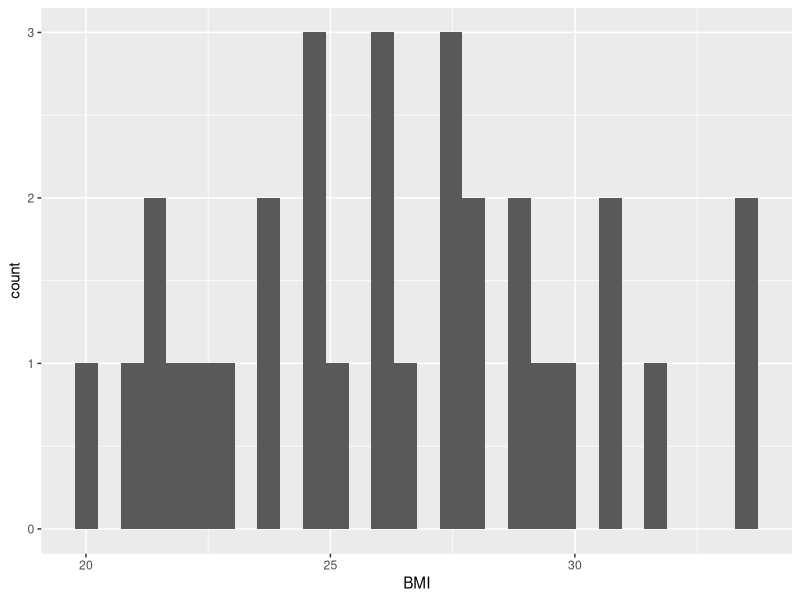
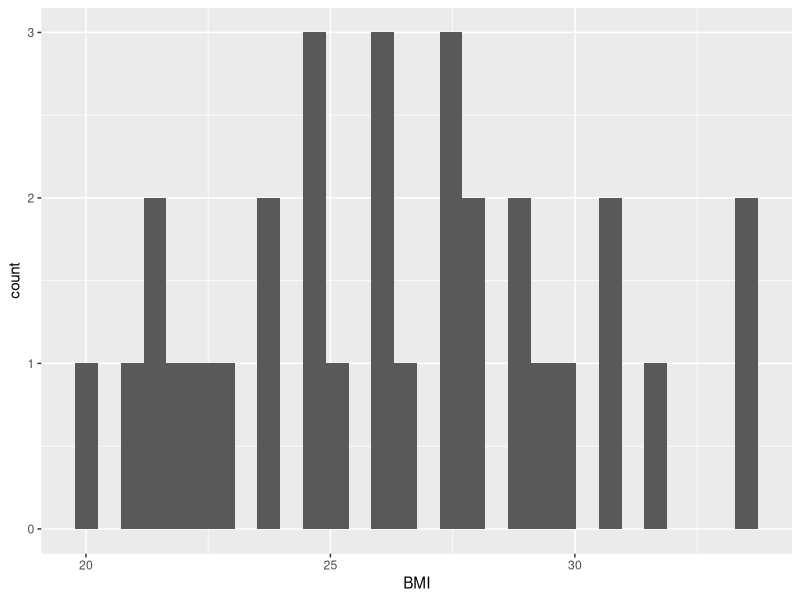
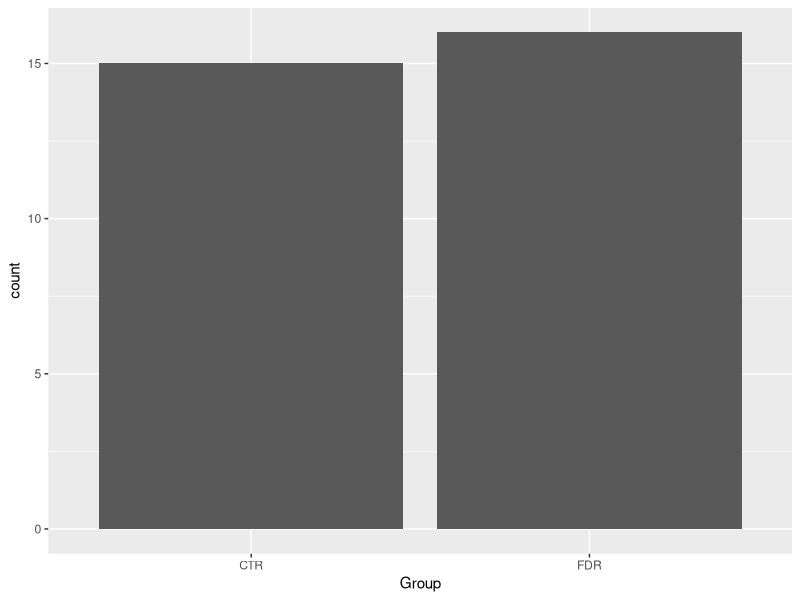
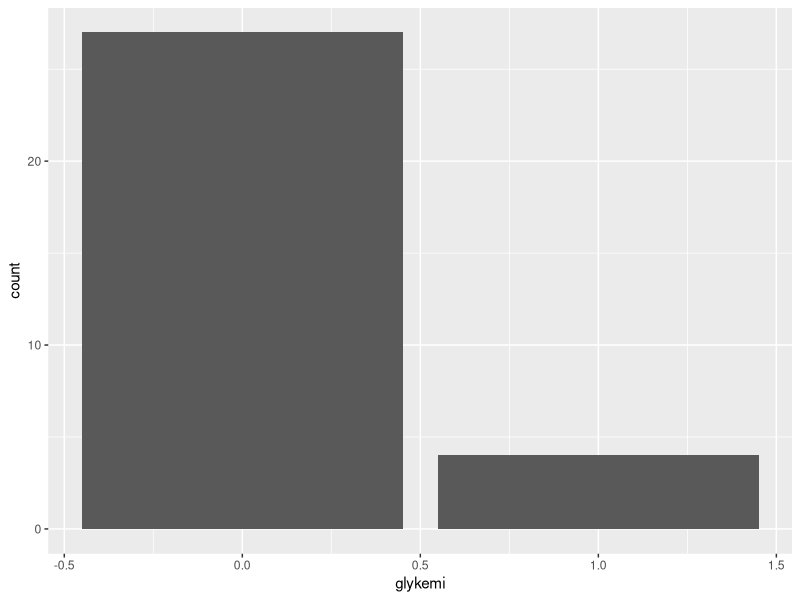
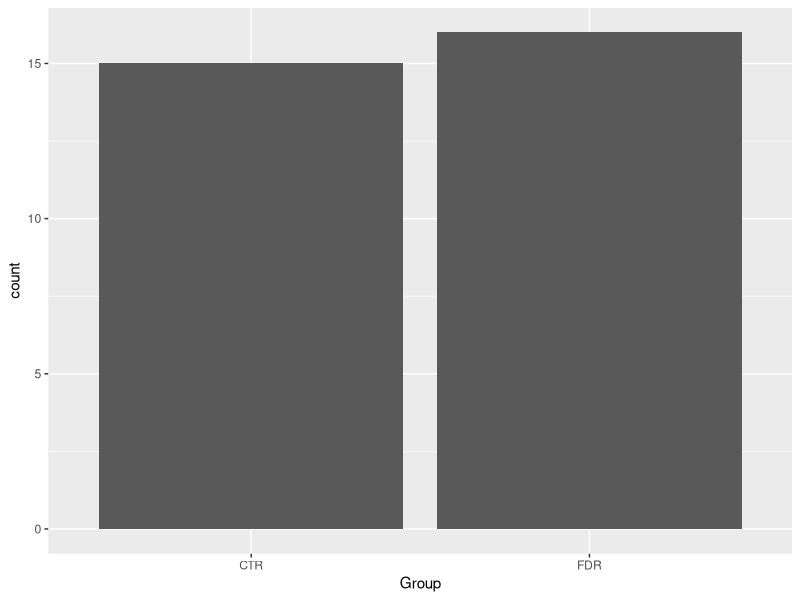
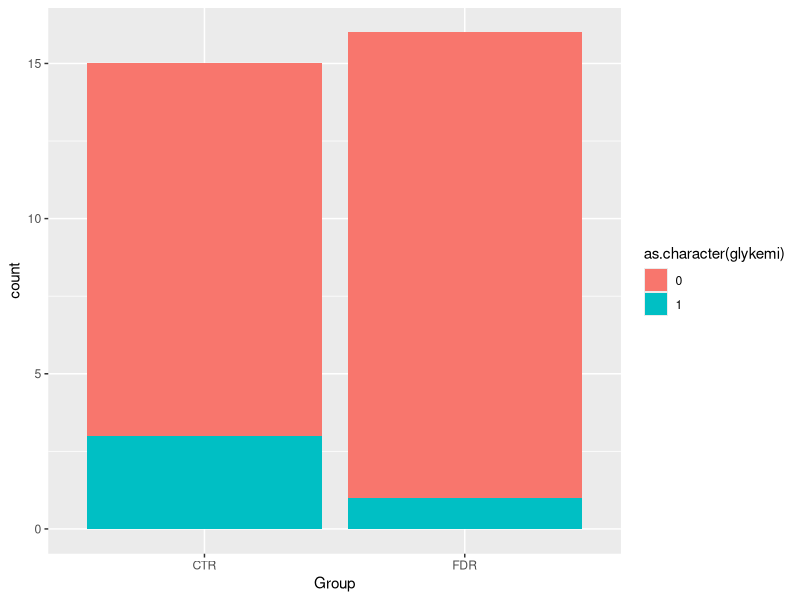
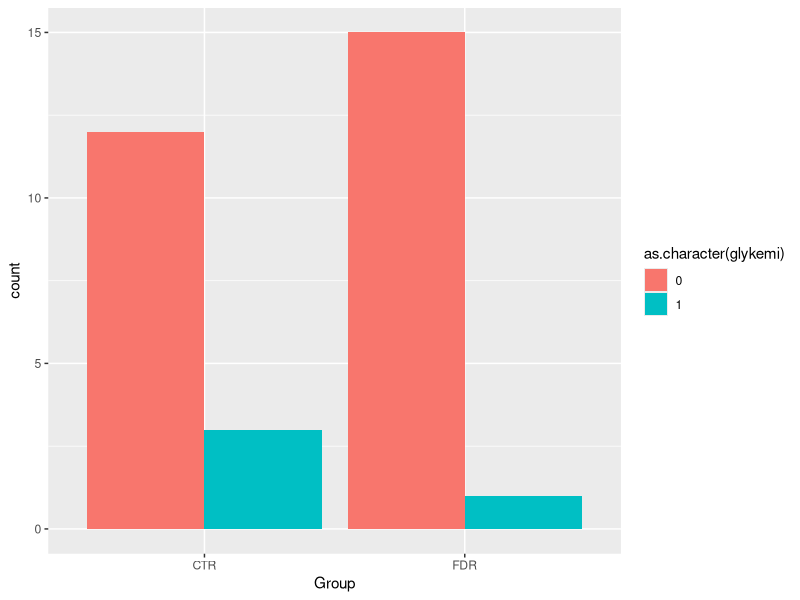
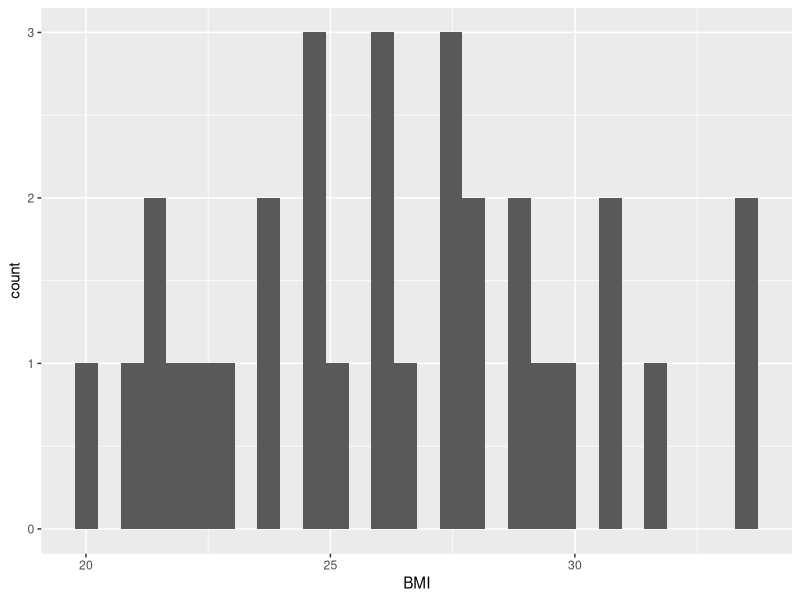

These charts were generated, in order, by the following R code:
## ---- chunk 1
1 + 1
## ---- chunk 2
#| message: false
#| warning: false
library(tidyverse)
post_meal_data <- read_csv2(
  here::here("data/post-meal-insulin.csv")
)

small_post_meal_data <- select(post_meal_data, id, Age, BMI, Group, auc_pg, auc_ins, glykemi)

tidier_post_meal_data <- small_post_meal_data |>
  rename(
    auc_glucose = auc_pg,
    auc_insulin = auc_ins
  ) |>
  filter(glykemi == 0) |>
  select(-glykemi)

tidied_post_meal_data <- tidier_post_meal_data |>
  mutate(
    insulin_glucose_ratio = auc_insulin / auc_glucose,
    Group = if_else(Group == "CTR", "Control", "First-degree relative")
  )
## ---- chunk 3
post_meal_data
## ---- chunk 4
glimpse(post_meal_data)
## ---- chunk 5
3 * 3
## ---- chunk 6
ggplot(post_meal_data, aes(x = BMI)) +
  geom_histogram()
## ---- chunk 7
#| fig-cap: "Distribution of BMI"
#| label: fig-bmi-histo
ggplot(post_meal_data, aes(x = BMI)) +
  geom_histogram()
## ---- chunk 8
#| fig-cap: "Distribution of Group"
#| label: fig-Group-bar
ggplot(post_meal_data, aes(x = Group)) +
  geom_bar()
## ---- chunk 9
#| fig-cap: "Distribution of Glykemi"
#| label: fig-glykemi-bar
ggplot(post_meal_data, aes(x = glykemi)) +
  geom_bar()
## ---- chunk 10
post_meal_data |>
  ggplot(aes(x = Group, fill = glykemi)) +
  geom_bar()
## ---- chunk 11
post_meal_data |>
  ggplot(aes(x = Group, fill = as.character(glykemi))) +
  geom_bar()
## ---- chunk 12
post_meal_data |>
  ggplot(aes(x = Group, fill = as.character(glykemi))) +
  geom_bar(position = position_dodge())
## ---- chunk 13
ggplot(post_meal_data, aes(x = BMI)) +
  geom_histogram()
## ---- chunk 14
ggplot(post_meal_data, aes(x = glykemi)) +
  geom_bar()
## ---- chunk 15
#| label: fig-bmi-glykemi
#| fig-cap: "BMI and glycemia, side by side"
#| fig-subcap:
#| - "Distribution of BMI"
#| - "Number of those with glycemia"
#| layout-ncol: 2

ggplot(post_meal_data, aes(x = BMI)) +
  geom_histogram()
ggplot(post_meal_data, aes(x = glykemi)) +
  geom_bar()
## ---- chunk 16
ggplot(post_meal_data, aes(x = BMI, y = auc_pg)) +
  geom_point()
## ---- chunk 17
#| fig-cap: "Scatterplot showing BMI against AUC of plasma glucose"
#| label: fig-bmi-auc-pg
ggplot(post_meal_data, aes(x = BMI, y = auc_pg)) +
  geom_point() +
  geom_smooth()
## ---- chunk 18
select(post_meal_data, Age)

select(post_meal_data, Age, BMI, Weight)

select(post_meal_data, -Group)

select(post_meal_data, starts_with("PG"))
select(post_meal_data, ends_with("DXA"))
select(post_meal_data, contains("0"))
## ---- chunk 19
small_post_meal_data |>
  rename(auc_glucose = auc_pg)

small_post_meal_data |>
  rename(
    auc_glucose = auc_pg,
    auc_insulin = auc_ins
  )
## ---- chunk 20
# Task 1.
select(post_meal_data, contains("OGTT"))

# Task 2.
select(post_meal_data, contains(".."), -contains("...")) |>
  rename(
    P.Glucose.minus5.OGTT = P.Glucose..5.OGTT,
    Insulin.minus5.OGTT = Insulin..5.OGTT.X
  )

# Task 3.
select(post_meal_data, id, BMI, Length, Weight, Age) |>
  rename(
    Height = Length
  )
## ---- chunk 21
small_post_meal_data |>
  filter(glykemi == 1)

small_post_meal_data |>
  filter(BMI >= 25)

small_post_meal_data |>
  filter(Group == "CTR")
## ---- chunk 22
small_post_meal_data |>
  filter(Group == "CTR", BMI >= 25)

small_post_meal_data |>
  filter(Group == "CTR" | BMI >= 25)
## ---- chunk 23
tidier_post_meal_data |>
  mutate(
    insulin_glucose_ratio =
      auc_insulin / auc_glucose,
    Group = if_else(Group == "CTR",
      "Control", "First-degree relative"
    )
  )
## ---- chunk 24
# Task 1.
post_meal_data |>
  filter(BMI >= 20 & BMI <= 40 & Group == "FDR")

# Task 2.
post_meal_data |>
  mutate(
    percent_body_fat = (Fat.mass.DXA / Weight) * 100
  ) |>
  filter(percent_body_fat > 30)
## ---- chunk 25
tidied_post_meal_data |>
  mutate(overweight = if_else(BMI >= 25,
    "Overweight", "Not overweight"
  )) |>
  ggplot(aes(x = overweight, y = insulin_glucose_ratio)) +
  geom_jitter()
## ---- chunk 26
tidied_post_meal_data |>
  filter(BMI < 30) |>
  ggplot(aes(x = Age, y = auc_insulin, colour = Group)) +
  geom_point()
## ---- chunk 27
tidied_post_meal_data |>
  filter(BMI < 30) |>
  mutate(young = if_else(Age < 40, "Young", "Old")) |>
  ggplot(aes(x = BMI, y = insulin_glucose_ratio, colour = Group)) +
  geom_point() +
  facet_grid(rows = vars(young)) +
  labs(
    x = "Body Mass Index",
    y = "Insulin to glucose ratio"
  )
## ---- chunk 28
#| label: fig-multidimensional
#| fig-cap: "Two, mult-dimensional plots of our data."
#| fig-subcap:
#|   - "Distribution of percent body fat by group and age category."
#|   - "Relationship between BMI and bone mineral density, split by insulin sensitivity."
#| layout-ncol: 2
# Task 1.
post_meal_data |>
  mutate(
    percent_body_fat = (Fat.mass.DXA / Weight) * 100,
    young = if_else(Age < 40, "Young", "Old")
  ) |>
  ggplot(aes(x = Group, y = percent_body_fat, colour = young)) +
  geom_jitter(width = 0.2)

# Task 2.
post_meal_data |>
  mutate(
    insulin_glucose_ratio = (auc_ins / auc_pg),
    insulin_insensitive = if_else(insulin_glucose_ratio >
      mean(insulin_glucose_ratio), "Insensitive", "Sensitive")
  ) |>
  ggplot(aes(x = BMI, y = Bone.mineral.DXA, colour = insulin_insensitive)) +
  geom_point() +
  geom_smooth() +
  facet_grid(cols = vars(insulin_insensitive))
## ---- chunk 29
# Tasks 1. and 2.
post_meal_data |>
  mutate(hyperglycemia = if_else(glykemi == 1, "Yes", "No")) |>
  ggplot(aes(x = Group, fill = hyperglycemia)) +
  geom_bar(position = position_dodge()) +
  scale_fill_viridis_d(option = "cividis")

# Tasks 3. and 4.
post_meal_data |>
  ggplot(aes(x = auc_pg, y = auc_ins, colour = BMI)) +
  geom_point() +
  scale_color_viridis_c()
## ---- chunk 30
tidied_post_meal_data |>
  summarise(
    max_bmi = max(BMI),
    min_bmi = min(BMI)
  )
## ---- chunk 31
#| label: tbl-mean-age-bmi
#| tbl-cap: "Mean values of age and BMI for each group."
tidied_post_meal_data |>
  group_by(Group) |>
  summarise(
    "Mean Age (yrs)" = round(mean(Age), 1),
    "Mean BMI (kg/m^2^)" = round(mean(BMI), 1)
  ) |>
  ungroup() |>
  knitr::kable()
## ---- chunk 32
#| label: tbl-summary-table
#| tbl-cap: "Median values of AUC measurements by age group and family history group."
post_meal_data |>
  # Task 2.
  filter(BMI < 30) |>
  # Task 3.
  mutate(
    age_group = if_else(Age < 40, "Young", "Old"),
    Group = if_else(Group == "CTR", "Control", "First-degree relative")
  ) |>
  # Task 4.
  group_by(Group, age_group) |>
  summarise(
    "AUC c-Peptide" = round(median(auc_cp), 1),
    "AUC Glucose" = round(median(auc_pg), 1),
    "AUC Insulin" = round(median(auc_ins), 1)
  ) |>
  # Task 5.
  rename(
    "Age group" = age_group,
    "Family history" = Group
  ) |>
  # Task 6.
  ungroup() |>
  knitr::kable()
